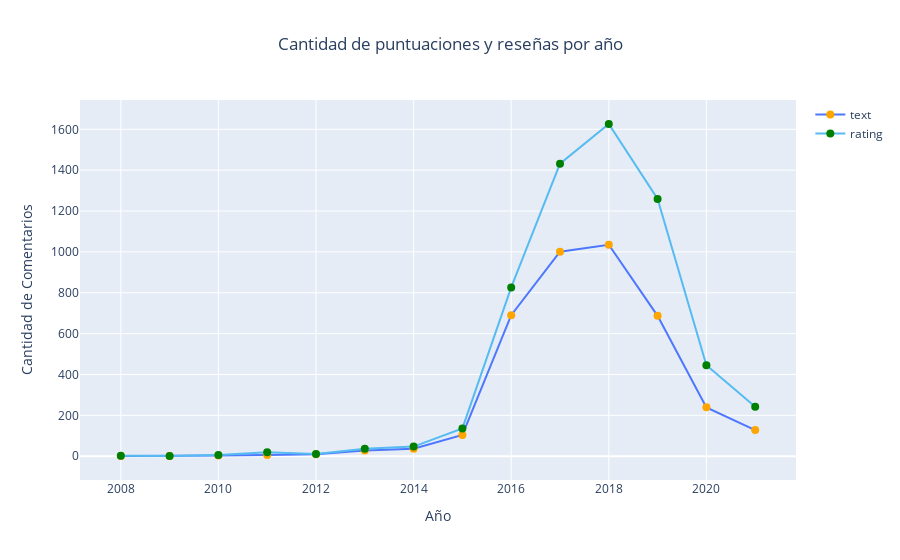

The code cell stored with this chart in its notebook:
### Code cell
fig = go.Figure()
fig.add_trace(go.Scatter(x=reseñas_por_año['year_time'], y=reseñas_por_año['text'],
                         mode='lines+markers',
                         line=dict(color='#4D77FF', width=2),
                         marker=dict(color='orange', size=8),
                         name='text'))
fig.add_trace(go.Scatter(x=reseñas_por_año['year_time'], y=reseñas_por_año['rating'],
                         mode='lines+markers',
                         line=dict(color='#56BBF1', width=2),
                         marker=dict(color='green', size=8),
                         name='rating'))
fig.update_layout(title='Cantidad de puntuaciones y reseñas por año',
                  xaxis_title='Año', title_x=0.5, 
                  yaxis_title='Cantidad de Comentarios')
fig.show()

### Figure 1 — Plotly figure (JSON) as saved in the notebook; plotly's stock layout.template omitted (floating-point values rounded to 4 significant figures)
{"data": [{"line": {"color": "#4D77FF", "width": 2}, "marker": {"color": "orange", "size": 8}, "mode": "lines+markers", "name": "text", "type": "scatter", "x": [2008, 2009, 2010, 2011, 2012, 2013, 2014, 2015, 2016, 2017, 2018, 2019, 2020, 2021], "y": [1, 1, 3, 6, 10, 28, 37, 104, 690, 1001, 1035, 687, 239, 128]}, {"line": {"color": "#56BBF1", "width": 2}, "marker": {"color": "green", "size": 8}, "mode": "lines+markers", "name": "rating", "type": "scatter", "x": [2008, 2009, 2010, 2011, 2012, 2013, 2014, 2015, 2016, 2017, 2018, 2019, 2020, 2021], "y": [2, 1, 6, 19, 11, 36, 47, 136, 826, 1432, 1626, 1259, 445, 242]}], "layout": {"title": {"text": "Cantidad de puntuaciones y reseñas por año", "x": 0.5}, "xaxis": {"title": {"text": "Año"}}, "yaxis": {"title": {"text": "Cantidad de Comentarios"}}}}
